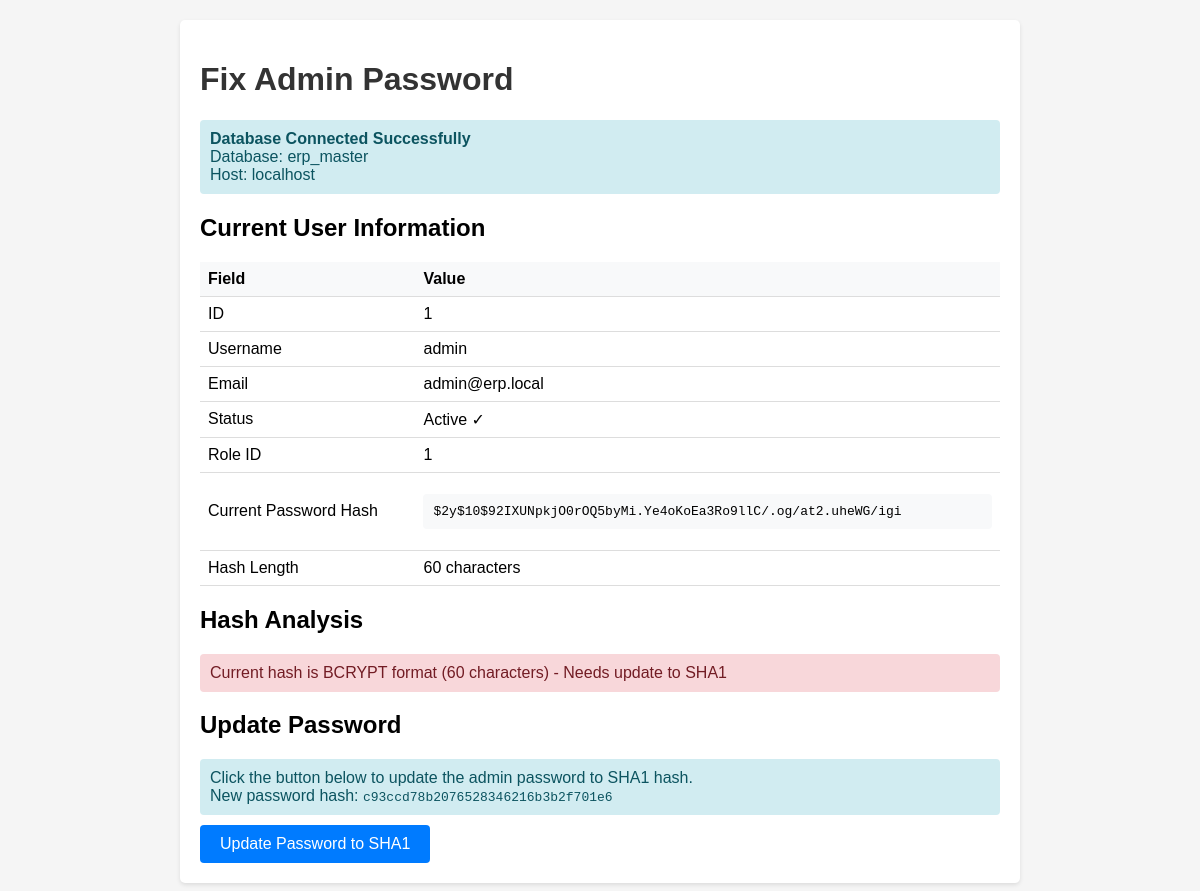
Page /database/master/fix_admin_password.php on the committed database.
### tables this page shows
CREATE TABLE IF NOT EXISTS `erp_users` (
  `id` INT(11) UNSIGNED NOT NULL AUTO_INCREMENT,
  `username` VARCHAR(100) NOT NULL UNIQUE COMMENT 'Username',
  `email` VARCHAR(255) NOT NULL UNIQUE COMMENT 'Email address',
  `password` VARCHAR(255) NOT NULL COMMENT 'Hashed password',
  `role_id` INT(11) UNSIGNED NULL COMMENT 'Role ID',
  `status` TINYINT(1) NOT NULL DEFAULT 1 COMMENT 'User status (1=active, 0=inactive)',
  `last_login` TIMESTAMP NULL COMMENT 'Last login timestamp',
  `created_at` TIMESTAMP NOT NULL DEFAULT CURRENT_TIMESTAMP,
  `updated_at` TIMESTAMP NOT NULL DEFAULT CURRENT_TIMESTAMP ON UPDATE CURRENT_TIMESTAMP,
  PRIMARY KEY (`id`),
  KEY `idx_username` (`username`),
  KEY `idx_email` (`email`),
  KEY `idx_role_id` (`role_id`),
  KEY `idx_status` (`status`),
  CONSTRAINT `fk_erp_users_role` FOREIGN KEY (`role_id`) REFERENCES `erp_user_roles` (`id`) ON DELETE SET NULL
);

### database/master/fix_admin_password.php (the view, shortened to what this page needs)
<?php
$db_host = 'localhost';
$db_user = 'root';
$db_pass = '';
$db_name = 'erp_master';
$username = 'admin';
$password = 'admin123';
$sha1_hash = 'c93ccd78b2076528346216b3b2f701e6';
?>
<!DOCTYPE html>
<html>
<head>
</head>
<body>
    <div class="container">
        <h1>Fix Admin Password</h1>
<?php
$conn = new mysqli($db_host, $db_user, $db_pass, $db_name);
echo '<div class="info">';
echo '<strong>Database Connected Successfully</strong><br>';
echo 'Database: ' . $db_name . '<br>';
echo 'Host: ' . $db_host;
echo '</div>';
$sql = "SELECT id, username, email, password, status, role_id FROM erp_users WHERE username = ?";
$stmt = $conn->prepare($sql);
$stmt->bind_param("s", $username);
$stmt->execute();
$result = $stmt->get_result();
if ($result->num_rows > 0) {
    $user = $result->fetch_assoc();
    echo '<h2>Current User Information</h2>';
    echo '<table>';
    echo '<tr><th>Field</th><th>Value</th></tr>';
    echo '<tr><td>ID</td><td>' . htmlspecialchars($user['id']) . '</td></tr>';
    echo '<tr><td>Username</td><td>' . htmlspecialchars($user['username']) . '</td></tr>';
    echo '<tr><td>Email</td><td>' . htmlspecialchars($user['email']) . '</td></tr>';
    echo '<tr><td>Status</td><td>' . ($user['status'] == 1 ? 'Active ✓' : 'Inactive ✗') . '</td></tr>';
    echo '<tr><td>Role ID</td><td>' . htmlspecialchars($user['role_id']) . '</td></tr>';
    echo '<tr><td>Current Password Hash</td><td><pre>' . htmlspecialchars($user['password']) . '</pre></td></tr>';
    echo '<tr><td>Hash Length</td><td>' . strlen($user['password']) . ' characters</td></tr>';
    echo '</table>';
    $current_hash = $user['password'];
    $is_sha1 = (strlen($current_hash) == 40 && ctype_xdigit($current_hash));
    $is_bcrypt = (strlen($current_hash) == 60 && substr($current_hash, 0, 4) == '$2y$');
    echo '<h2>Hash Analysis</h2>';
    if ($is_sha1) {
        echo '<div class="info">Current hash is SHA1 format (40 characters)</div>';
        if ($current_hash === $sha1_hash) {
            echo '<div class="success">Password hash is already correct! ✓</div>';
        } else {
            echo '<div class="error">Password hash exists but does not match expected hash. Will update.</div>';
        }
    } elseif ($is_bcrypt) {
        echo '<div class="error">Current hash is BCRYPT format (60 characters) - Needs update to SHA1</div>';
    } else {
        echo '<div class="error">Unknown hash format - Will update to SHA1</div>';
    }
    if ($_SERVER['REQUEST_METHOD'] === 'POST' && isset($_POST['update_password'])) {
        $update_sql = "UPDATE erp_users SET password = ? WHERE username = ?";
        $update_stmt = $conn->prepare($update_sql);
        $update_stmt->bind_param("ss", $sha1_hash, $username);
        if ($update_stmt->execute()) {
            echo '<div class="success">';
            echo '<strong>Password Updated Successfully!</strong><br>';
            echo 'Username: ' . htmlspecialchars($username) . '<br>';
            echo 'New SHA1 Hash: ' . htmlspecialchars($sha1_hash) . '<br>';
            echo 'You can now login with username: <strong>admin</strong> and password: <strong>admin123</strong>';
            echo '</div>';
            $verify_sql = "SELECT password FROM erp_users WHERE username = ?";
            $verify_stmt = $conn->prepare($verify_sql);
            $verify_stmt->bind_param("s", $username);
            $verify_stmt->execute();
            $verify_result = $verify_stmt->get_result();
            $updated_user = $verify_result->fetch_assoc();
            echo '<h2>Verification</h2>';
            echo '<table>';
            echo '<tr><th>Test</th><th>Result</th></tr>';
            echo '<tr><td>Password Hash Updated</td><td>' . ($updated_user['password'] === $sha1_hash ? '✓ YES' : '✗ NO') . '</td></tr>';
            echo '<tr><td>Hash Length</td><td>' . strlen($updated_user['password']) . ' characters (should be 40)</td></tr>';
            echo '<tr><td>SHA1 Verification</td><td>' . (sha1($password) === $updated_user['password'] ? '✓ MATCH' : '✗ NO MATCH') . '</td></tr>';
            echo '</table>';
        } else {
            echo '<div class="error">';
            echo '<strong>Error updating password:</strong> ' . $update_stmt->error;
            echo '</div>';
        }
        $update_stmt->close();
    } else {
        echo '<h2>Update Password</h2>';
        echo '<form method="POST">';
        echo '<div class="info">';
        echo 'Click the button below to update the admin password to SHA1 hash.<br>';
        echo 'New password hash: <code>' . htmlspecialchars($sha1_hash) . '</code>';
        echo '</div>';
        echo '<button type="submit" name="update_password" style="padding: 10px 20px; background: #007bff; color: white; border: none; border-radius: 4px; cursor: pointer; font-size: 16px;">Update Password to SHA1</button>';
        echo '</form>';
    }
}
?>
    </div>
</body>
</html>

### database/master/fix_admin_password.php (style rules this page uses)
body { font-family: Arial, sans-serif; margin: 20px; background: #f5f5f5; }
.container { max-width: 800px; margin: 0 auto; background: white; padding: 20px; border-radius: 5px; box-shadow: 0 2px 4px rgba(0,0,0,0.1); }
h1 { color: #333; }
.error { background: #f8d7da; color: #721c24; padding: 10px; border-radius: 4px; margin: 10px 0; }
.info { background: #d1ecf1; color: #0c5460; padding: 10px; border-radius: 4px; margin: 10px 0; }
pre { background: #f8f9fa; padding: 10px; border-radius: 4px; overflow-x: auto; }
table { width: 100%; border-collapse: collapse; margin: 10px 0; }
th, td { padding: 8px; text-align: left; border-bottom: 1px solid #ddd; }
th { background: #f8f9fa; }

### rows in the picture
erp_users: id "1", username "admin", email "admin@erp.local", role "1", password "$2y$10$92IXUNpkjO0rOQ5byMi.Ye4oKoEa3Ro9llC/.og/at2.uheWG/igi", password "60"

### other values in the picture
$db_name "erp_master"
$db_host "localhost"
$sha1_hash "c93ccd78b2076528346216b3b2f701e6"
